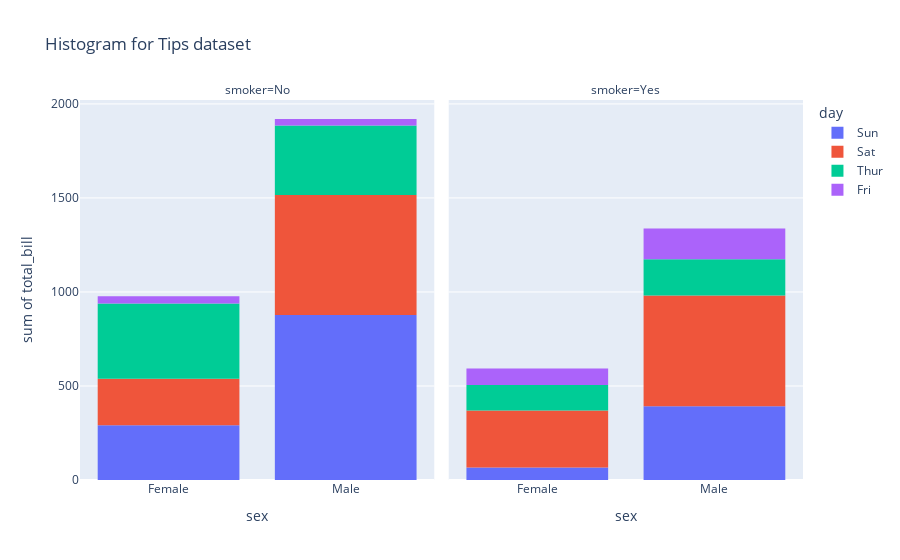

Notebook code for this chart:
### Markdown cell above
## Q3. Using the tips dataset in the Plotly library, Plot a histogram for x= "sex" and y="total_bill" column in the tips dataset. Also, use the "smoker" column with the pattern_shape parameter and the "day" column with the color parameter.

### Code cell
#Ans ==
import plotly.express as px

# Load the Tips dataset directly from Plotly express
tips_data = px.data.tips()

# Plot histogram using Plotly express
fig = px.histogram(tips_data, x="sex", y="total_bill", color="day", facet_col="smoker",
                   title="Histogram for Tips dataset")
fig.show()

### Figure 1 — Plotly figure (JSON) as saved in the notebook; plotly's stock layout.template omitted (floating-point values rounded to 4 significant figures)
{"data": [{"alignmentgroup": "True", "bingroup": "x", "histfunc": "sum", "hovertemplate": "day=Sun<br>smoker=No<br>sex=%{x}<br>sum of total_bill=%{y}<extra></extra>", "legendgroup": "Sun", "marker": {"color": "#636efa", "pattern": {"shape": ""}}, "name": "Sun", "offsetgroup": "Sun", "orientation": "v", "showlegend": true, "type": "histogram", "x": ["Female", "Male", "Male", "Male", "Female", "Male", "Male", "Male", "Male", "Male", "Male", "Female", "Male", "Male", "Female", "Male", "Female", "Male", "Female", "Male", "Male", "Male", "Male", "Male", "Male", "Male", "Male", "Male", "Male", "Female", "Female", "Male", "Male", "Male", "Male", "Male", "Female", "Female", "Male", "Male", "Male", "Male", "Male", "Male", "Female", "Male", "Female", "Female", "Male", "Male", "Male", "Female", "Male", "Male", "Male", "Male", "Male"], "xaxis": "x", "y": [16.99, 10.34, 21.01, 23.68, 24.59, 25.29, 8.77, 26.88, 15.04, 14.78, 10.27, 35.26, 15.42, 18.43, 14.83, 21.58, 10.33, 16.29, 16.97, 17.46, 13.94, 9.68, 30.4, 18.29, 22.23, 32.4, 28.55, 18.04, 12.54, 10.29, 34.81, 9.94, 25.56, 19.49, 38.07, 23.95, 25.71, 17.31, 29.93, 14.07, 13.13, 17.26, 24.55, 19.77, 29.85, 48.17, 25, 13.39, 16.49, 21.5, 12.66, 16.21, 13.81, 24.52, 20.76, 31.71, 20.69], "yaxis": "y"}, {"alignmentgroup": "True", "bingroup": "x", "histfunc": "sum", "hovertemplate": "day=Sun<br>smoker=Yes<br>sex=%{x}<br>sum of total_bill=%{y}<extra></extra>", "legendgroup": "Sun", "marker": {"color": "#636efa", "pattern": {"shape": ""}}, "name": "Sun", "offsetgroup": "Sun", "orientation": "v", "showlegend": false, "type": "histogram", "x": ["Female", "Male", "Male", "Male", "Male", "Male", "Male", "Female", "Male", "Male", "Male", "Male", "Male", "Male", "Female", "Male", "Female", "Male", "Male"], "xaxis": "x2", "y": [17.51, 7.25, 31.85, 16.82, 32.9, 17.89, 14.48, 9.6, 34.63, 34.65, 23.33, 45.35, 23.17, 40.55, 20.9, 30.46, 18.15, 23.1, 15.69], "yaxis": "y2"}, {"alignmentgroup": "True", "bingroup": "x", "histfunc": "sum", "hovertemplate": "day=Sat<br>smoker=No<br>sex=%{x}<br>sum of total_bill=%{y}<extra></extra>", "legendgroup": "Sat", "marker": {"color": "#EF553B", "pattern": {"shape": ""}}, "name": "Sat", "offsetgroup": "Sat", "orientation": "v", "showlegend": true, "type": "histogram", "x": ["Male", "Male", "Female", "Female", "Male", "Male", "Male", "Male", "Male", "Male", "Female", "Male", "Male", "Female", "Female", "Male", "Male", "Male", "Female", "Male", "Male", "Male", "Female", "Male", "Male", "Male", "Female", "Male", "Male", "Female", "Female", "Male", "Female", "Male", "Male", "Female", "Male", "Male", "Male", "Male", "Male", "Male", "Female", "Male", "Male"], "xaxis": "x", "y": [20.65, 17.92, 20.29, 15.77, 39.42, 19.82, 17.81, 13.37, 12.69, 21.7, 19.65, 9.55, 18.35, 15.06, 20.69, 17.78, 24.06, 16.31, 16.93, 18.69, 31.27, 16.04, 26.41, 48.27, 17.59, 20.08, 16.45, 20.23, 12.02, 17.07, 14.73, 10.51, 20.92, 18.24, 14, 7.25, 48.33, 20.45, 13.28, 11.61, 10.77, 10.07, 35.83, 29.03, 17.82], "yaxis": "y"}, {"alignmentgroup": "True", "bingroup": "x", "histfunc": "sum", "hovertemplate": "day=Sat<br>smoker=Yes<br>sex=%{x}<br>sum of total_bill=%{y}<extra></extra>", "legendgroup": "Sat", "marker": {"color": "#EF553B", "pattern": {"shape": ""}}, "name": "Sat", "offsetgroup": "Sat", "orientation": "v", "showlegend": false, "type": "histogram", "x": ["Male", "Male", "Male", "Male", "Male", "Male", "Female", "Male", "Female", "Female", "Male", "Female", "Female", "Male", "Male", "Male", "Female", "Female", "Female", "Male", "Male", "Male", "Male", "Male", "Female", "Male", "Male", "Female", "Female", "Female", "Male", "Male", "Male", "Female", "Female", "Male", "Male", "Male", "Male", "Male", "Female", "Male"], "xaxis": "x2", "y": [38.01, 11.24, 20.29, 13.81, 11.02, 18.29, 3.07, 15.01, 26.86, 25.28, 17.92, 44.3, 22.42, 15.36, 20.49, 25.21, 14.31, 10.59, 10.63, 50.81, 15.81, 26.59, 38.73, 24.27, 12.76, 30.06, 25.89, 13.27, 28.17, 12.9, 28.15, 11.59, 7.74, 30.14, 22.12, 24.01, 15.69, 15.53, 12.6, 32.83, 27.18, 22.67], "yaxis": "y2"}, {"alignmentgroup": "True", "bingroup": "x", "histfunc": "sum", "hovertemplate": "day=Thur<br>smoker=No<br>sex=%{x}<br>sum of total_bill=%{y}<extra></extra>", "legendgroup": "Thur", "marker": {"color": "#00cc96", "pattern": {"shape": ""}}, "name": "Thur", "offsetgroup": "Thur", "orientation": "v", "showlegend": true, "type": "histogram", "x": ["Male", "Male", "Male", "Male", "Female", "Male", "Female", "Male", "Male", "Male", "Male", "Female", "Female", "Female", "Male", "Female", "Male", "Male", "Female", "Female", "Male", "Female", "Female", "Male", "Male", "Female", "Female", "Female", "Female", "Female", "Female", "Female", "Female", "Female", "Male", "Male", "Female", "Female", "Female", "Female", "Female", "Male", "Male", "Male", "Female"], "xaxis": "x", "y": [27.2, 22.76, 17.29, 16.66, 10.07, 15.98, 34.83, 13.03, 18.28, 24.71, 21.16, 10.65, 12.43, 24.08, 11.69, 13.42, 14.26, 15.95, 12.48, 29.8, 8.52, 14.52, 11.38, 22.82, 19.08, 20.27, 11.17, 12.26, 18.26, 8.51, 10.33, 14.15, 13.16, 17.47, 34.3, 41.19, 27.05, 16.43, 8.35, 18.64, 11.87, 9.78, 7.51, 7.56, 18.78], "yaxis": "y"}, {"alignmentgroup": "True", "bingroup": "x", "histfunc": "sum", "hovertemplate": "day=Thur<br>smoker=Yes<br>sex=%{x}<br>sum of total_bill=%{y}<extra></extra>", "legendgroup": "Thur", "marker": {"color": "#00cc96", "pattern": {"shape": ""}}, "name": "Thur", "offsetgroup": "Thur", "orientation": "v", "showlegend": false, "type": "histogram", "x": ["Male", "Male", "Male", "Female", "Male", "Male", "Male", "Male", "Female", "Female", "Male", "Male", "Female", "Female", "Female", "Male", "Female"], "xaxis": "x2", "y": [19.44, 32.68, 16, 19.81, 28.44, 15.48, 16.58, 10.34, 43.11, 13, 13.51, 18.71, 12.74, 13, 16.4, 20.53, 16.47], "yaxis": "y2"}, {"alignmentgroup": "True", "bingroup": "x", "histfunc": "sum", "hovertemplate": "day=Fri<br>smoker=No<br>sex=%{x}<br>sum of total_bill=%{y}<extra></extra>", "legendgroup": "Fri", "marker": {"color": "#ab63fa", "pattern": {"shape": ""}}, "name": "Fri", "offsetgroup": "Fri", "orientation": "v", "showlegend": true, "type": "histogram", "x": ["Male", "Female", "Male", "Female"], "xaxis": "x", "y": [22.49, 22.75, 12.46, 15.98], "yaxis": "y"}, {"alignmentgroup": "True", "bingroup": "x", "histfunc": "sum", "hovertemplate": "day=Fri<br>smoker=Yes<br>sex=%{x}<br>sum of total_bill=%{y}<extra></extra>", "legendgroup": "Fri", "marker": {"color": "#ab63fa", "pattern": {"shape": ""}}, "name": "Fri", "offsetgroup": "Fri", "orientation": "v", "showlegend": false, "type": "histogram", "x": ["Male", "Female", "Female", "Male", "Male", "Male", "Male", "Female", "Female", "Male", "Female", "Male", "Male", "Female", "Female"], "xaxis": "x2", "y": [28.97, 5.75, 16.32, 40.17, 27.28, 12.03, 21.01, 11.35, 15.38, 12.16, 13.42, 8.58, 13.42, 16.27, 10.09], "yaxis": "y2"}], "layout": {"annotations": [{"font": {}, "showarrow": false, "text": "smoker=No", "x": 0.245, "xanchor": "center", "xref": "paper", "y": 1, "yanchor": "bottom", "yref": "paper"}, {"font": {}, "showarrow": false, "text": "smoker=Yes", "x": 0.755, "xanchor": "center", "xref": "paper", "y": 1, "yanchor": "bottom", "yref": "paper"}], "autosize": true, "barmode": "relative", "legend": {"title": {"text": "day"}, "tracegroupgap": 0}, "title": {"text": "Histogram for Tips dataset"}, "xaxis": {"anchor": "y", "autorange": true, "domain": [0, 0.49], "range": [-0.5, 1.5], "title": {"text": "sex"}, "type": "category"}, "xaxis2": {"anchor": "y2", "autorange": true, "domain": [0.51, 1], "matches": "x", "range": [-0.5, 1.5], "title": {"text": "sex"}, "type": "category"}, "yaxis": {"anchor": "x", "autorange": true, "domain": [0, 1], "range": [0, 2021.0], "title": {"text": "sum of total_bill"}, "type": "linear"}, "yaxis2": {"anchor": "x2", "autorange": true, "domain": [0, 1], "matches": "y", "range": [0, 2021.0], "showticklabels": false, "type": "linear"}}}
